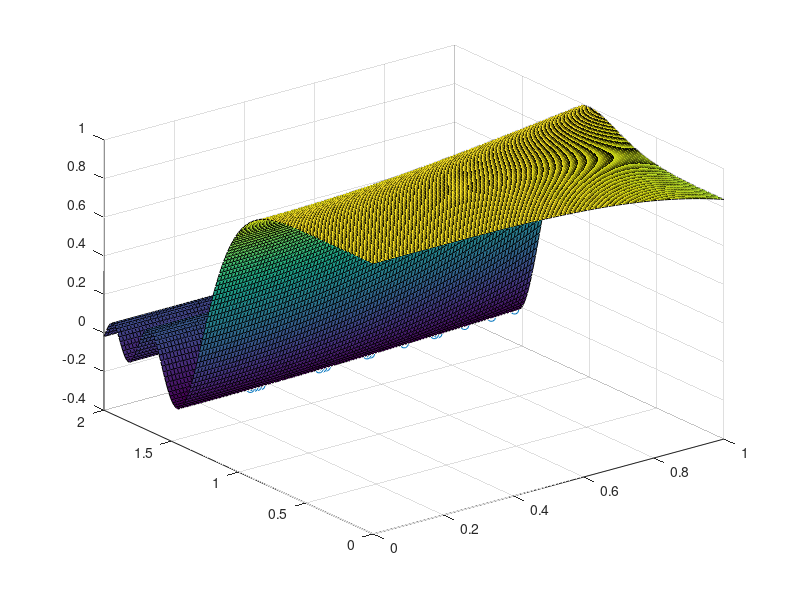

This figure's MATLAB source: (Note: this script raises an error after producing the figure.)
%vaje 9.10.2023.

%x = 0:0.1:1;
%y = 0:0.1:2;

[x2d, y2d] = ndgrid(0:0.01:1, 0:0.01:2);

f = @(X, Y) sin(X.^2 - Y.^4)./(X.^2 - Y.^4);

z2d = f(x2d, y2d);

z2d (isnan(z2d)) = 1;

surf(x2d, y2d, z2d)
hold on

min(min(z2d))
max(max(z2d))

minimumi = z2d (z2d <= min(min(z2d)) + 10^(-5));

x = x2d ((z2d <= min(min(z2d)) + 10^(-5)));
y = y2d((z2d <= min(min(z2d)) + 10^(-5)));

M = (z2d < min(min(z2d)) + 10^(-5));

plot3(x, y, minimumi, 'o')

%diff(z2d)/0.01
syms x y

J = jacobian(sin(x.^2 - y.^4)./(x.^2 - y.^4), [x, y]);

jacmat = matlabFunction(J);

JF = @(x) jacmat(x(1),x(2));




